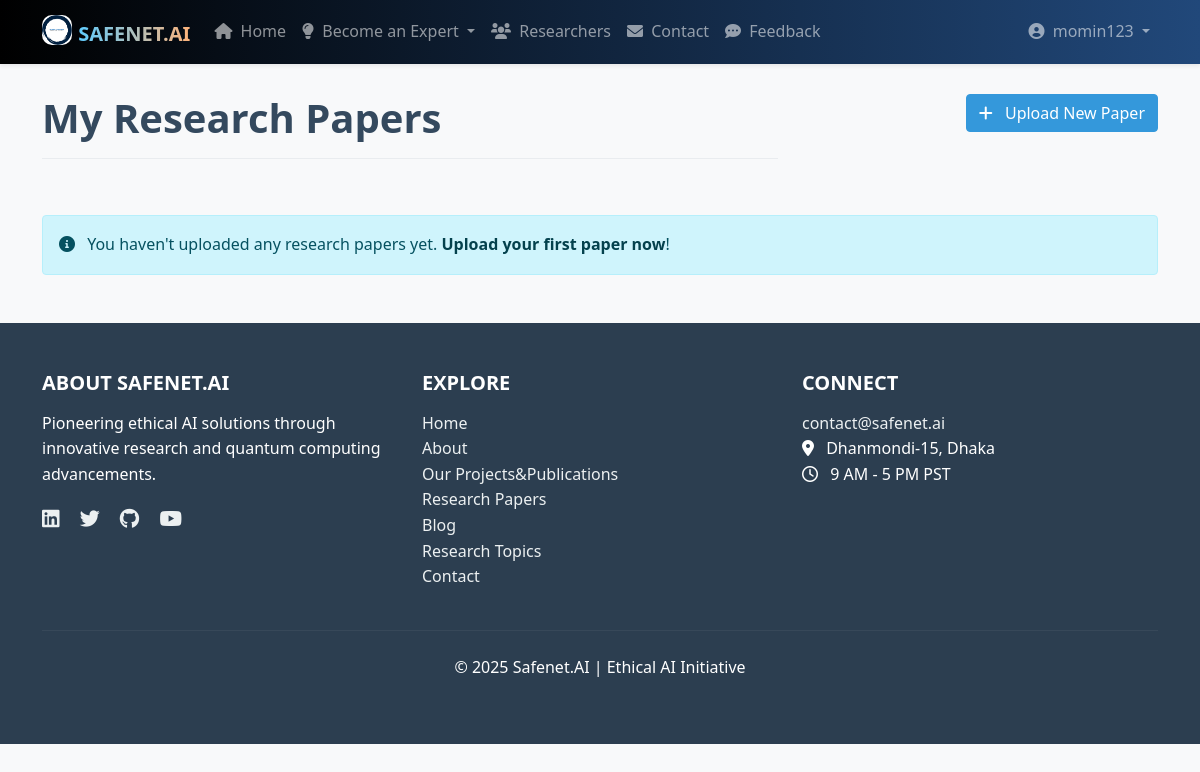
Before: /research/my-papers/ (signed in) with the older database file.
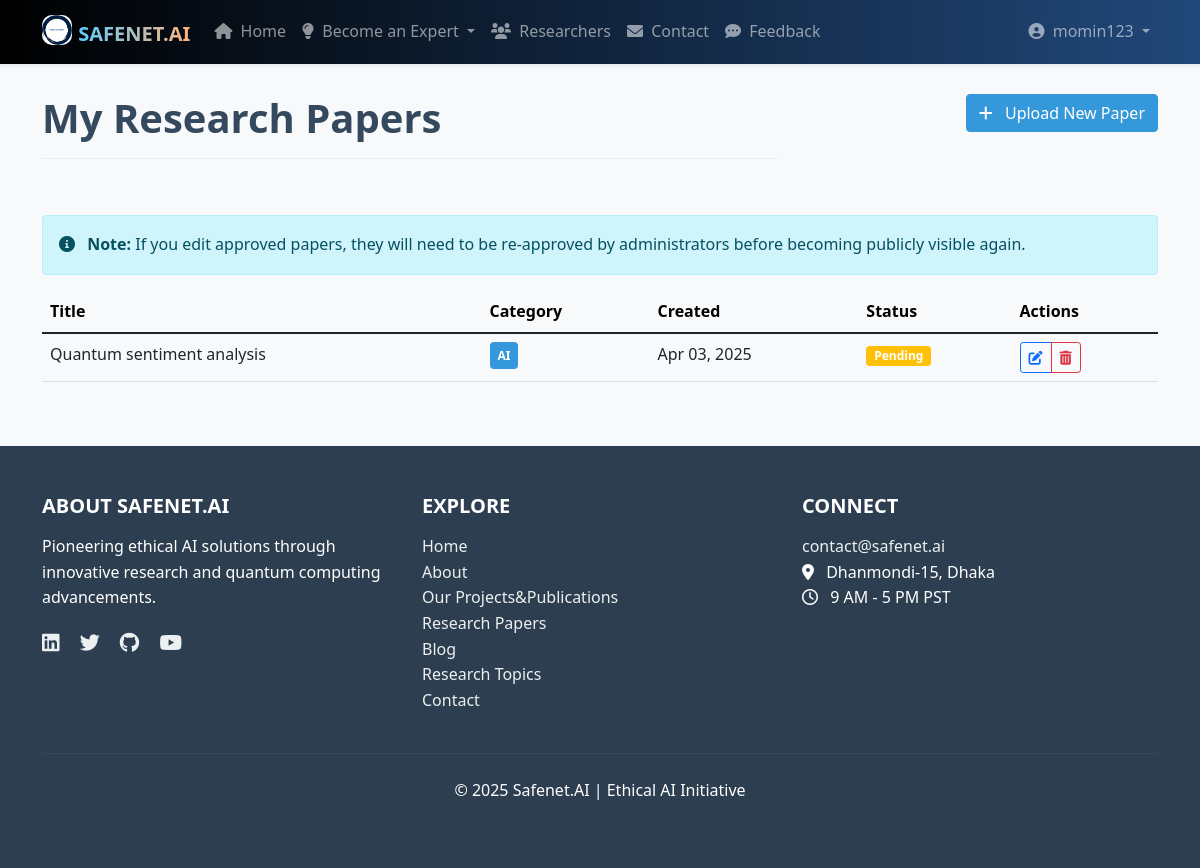
After: the same page with the newer database file.
### research_papers/models.py (models this page shows, shortened)
class ResearchPaper(models.Model):
    title = models.CharField(max_length=200)
    author = models.ForeignKey(User, on_delete=models.CASCADE)
    co_authors = models.CharField(max_length=255, blank=True)
    abstract = models.TextField()
    paper_link = models.URLField()
    category = models.CharField(max_length=20, choices=CATEGORY_CHOICES)
    status = models.CharField(max_length=20, choices=STATUS_CHOICES, default='pending')
    slug = models.SlugField(max_length=250, unique=True, blank=True)
    created_at = models.DateTimeField(auto_now_add=True)
    updated_at = models.DateTimeField(auto_now=True)
    class Meta:
        ordering = ['-created_at']

### research_papers/views.py (the view)
# urls.py: path('my-papers/', views.my_research_papers, name='my_research_papers'),
@login_required
def my_research_papers(request):
    papers = ResearchPaper.objects.filter(author=request.user)
    return render(request, 'research_papers/my_papers.html', {'papers': papers})

### templates/research_papers/my_papers.html (shortened to what this page needs)
{% extends 'base.html' %}
{% block content %}
<div class="row mb-4">
    <div class="col-md-8">
        <h1 class="page-header">My Research Papers</h1>
    </div>
    <div class="col-md-4 text-end">
        <a href="{% url 'research_paper_create' %}" class="btn btn-primary">
            <i class="fas fa-plus me-2"></i> Upload New Paper
        </a>
    </div>
</div>
{% if papers %}
    <div class="alert alert-info mb-3">
        <i class="fas fa-info-circle me-2"></i>
        <strong>Note:</strong> If you edit approved papers, they will need to be re-approved by administrators before becoming publicly visible again.
    </div>
    <div class="table-responsive">
        <table class="table table-hover">
            <thead class="table-light">
                <tr>
                    <th>Title</th>
                    <th>Category</th>
                    <th>Created</th>
                    <th>Status</th>
                    <th>Actions</th>
                </tr>
            </thead>
            <tbody>
                {% for paper in papers %}
                    <tr>
                        <td>
                            {% if paper.status == 'approved' %}
                                <a href="{% url 'research_paper_detail' paper.slug %}">{{ paper.title }}</a>
                            {% else %}
                                {{ paper.title }}
                            {% endif %}
                        </td>
                        <td><span class="category-tag {{ paper.category }}">{{ paper.category }}</span></td>
                        <td>{{ paper.created_at|date:"M d, Y" }}</td>
                        <td>
                            {% if paper.status == 'pending' %}
                                <span class="badge bg-warning">Pending</span>
                            {% elif paper.status == 'approved' %}
                                <span class="badge bg-success">Approved</span>
                            {% else %}
                                <span class="badge bg-danger">Rejected</span>
                            {% endif %}
                        </td>
                        <td>
                            <div class="btn-group" role="group">
                                <a href="{% url 'research_paper_edit' paper.slug %}" class="btn btn-outline-primary btn-sm">
                                    <i class="fas fa-edit"></i>
                                </a>
                                <a href="{% url 'research_paper_delete' paper.slug %}" class="btn btn-outline-danger btn-sm">
                                    <i class="fas fa-trash-alt"></i>
                                </a>
                            </div>
                        </td>
                    </tr>
                {% endfor %}
            </tbody>
        </table>
    </div>
{% else %}
    <div class="alert alert-info">
        <i class="fas fa-info-circle me-2"></i> You haven't uploaded any research papers yet.
        <a href="{% url 'research_paper_create' %}" class="alert-link">Upload your first paper now</a>!
    </div>
{% endif %}
{% endblock %}

Changed rows visible on the page:
added ResearchPaper: title "Quantum sentiment analysis", category "AI", created_at "Apr 03, 2025", status "Pending"
Other visible differences:
text no longer shown: "You haven't uploaded any research papers yet. Upload your first paper now !"
text now shown: "Note: If you edit approved papers, they will need to be re-approved by administrators before becoming publicly visible again. Title Category Created Status Actions"
